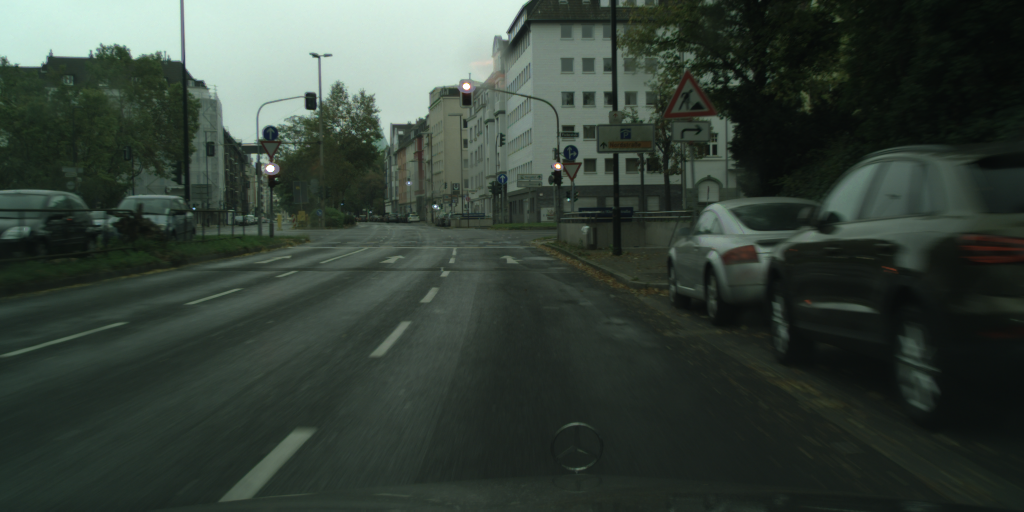
#> input picture part4 - integration - all parts/data/data_img/dusseldorf_000049_000024_leftImg8bit.png, 2048 x 1024 px (shown at 1/2 size); its folder holds only this picture in this run
$ python run_attention.py --image '../part4 - integration - all parts/data/data_img/dusseldorf_000049_000024_leftImg8bit.png' --dir '../part4 - integration - all parts/data/data_img'
#> lines starting #> are read from the running program, lines starting #| are printed output that depends on the picture; after the words box and inside, x2 and y2 are one past the last pixel; in counts of white or black regions, pixels touching at a corner belong together
#> in test_find_tfl_lights, image is the input picture: shape (1024, 2048, 3); mean R, G, B 53.7, 64.6, 56.4
try:
    print("Elementary imports: ")
    import os
    import json
    import glob
    import argparse

    print("numpy/scipy imports:")
    import numpy as np
    from scipy import signal as sg
    import scipy.ndimage as ndimage
    from scipy.ndimage.filters import maximum_filter

    print("PIL imports:")
    from PIL import Image

    print("matplotlib imports:")
    import matplotlib.pyplot as plt
except ImportError:
    print("Need to fix the installation")
    raise

print("All imports okay. Yay!")


def find_tfl_lights(c_image: np.ndarray, **kwargs):
    """
    Detect candidates for TFL lights. Use c_image, kwargs and you imagination to implement
    :param c_image: The image itself as np.uint8, shape of (H, W, 3)
    :param kwargs: Whatever config you want to pass in here
    :return: 4-tuple of x_red, y_red, x_green, y_green
    """
    # x = np.arange(-100, 100, 20) + c_image.shape[1] / 2
    # y_red = [c_image.shape[0] / 2 - 120] * len(x)
    # y_green = [c_image.shape[0] / 2 - 100] * len(x)

    filter_kernel = np.array([[-1, -1, -1, -1, -1], [-1, 8, 8, 8, -1], [-1, 8, 8, 8, -1], [-1, 8, 8, 8, -1], [-1, -1, -1, -1, -1]])/9.
    img_copy = c_image[:, :, 0]#255.
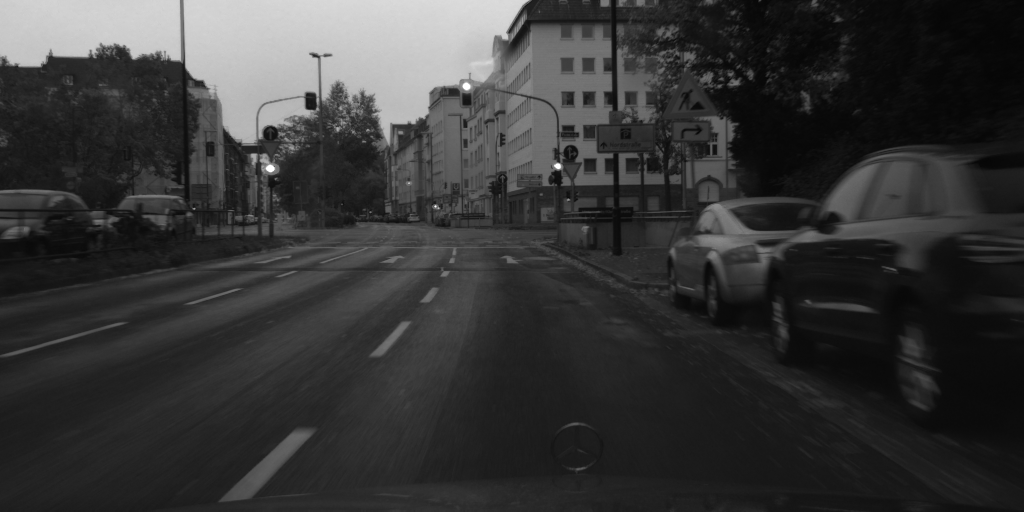
#> img_copy: shape (1024, 2048) (shown at 1/2 size); min 0, max 255, mean 53.7
    res = sg.convolve2d(img_copy, filter_kernel, mode='same', boundary='fill', fillvalue=0)
    filtered = maximum_filter(res, size=50)
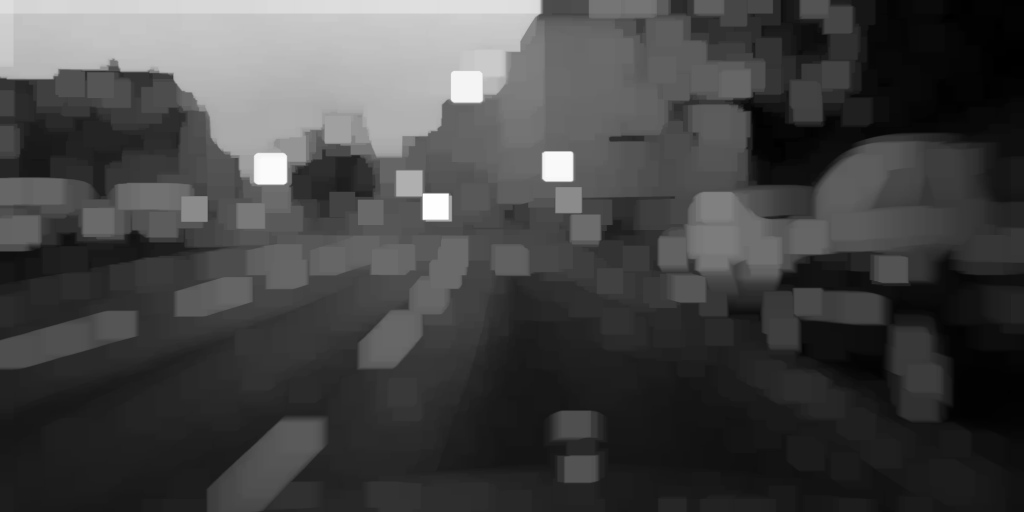
#> filtered: shape (1024, 2048) float64 (shown at 1/2 size); min 59.89, max 1686.8, mean 499.4; drawn with min black and max white
    filtered_again = c_image.copy()
    filtered_again[filtered > 700] = [0, 0, 1]
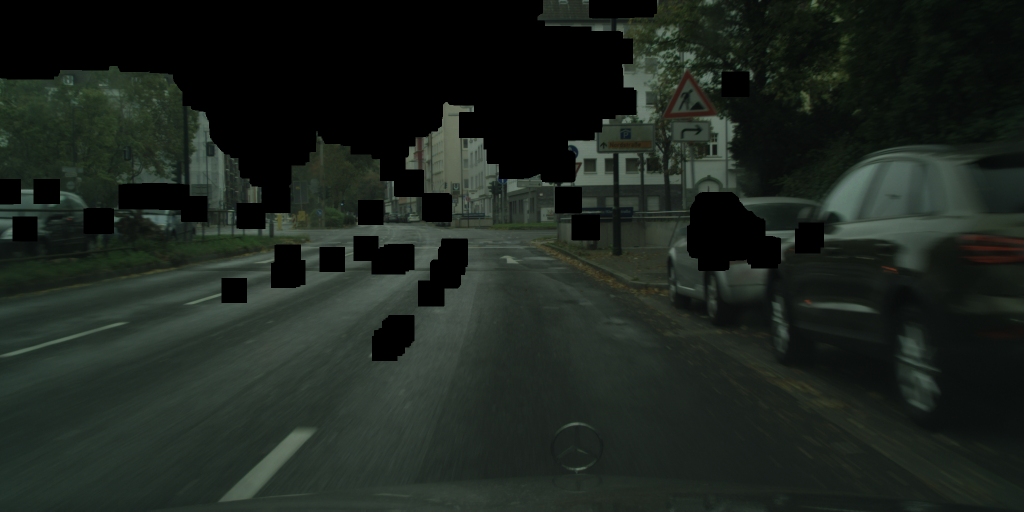
#> filtered_again: shape (1024, 2048, 3) (shown at 1/2 size); mean R, G, B 28.5, 35.8, 30
    new = np.argwhere(res == filtered)
#> new = 380 pairs, first value 1 to 1022, second value 1 to 2046
    # [5 lines of commented-out code are left out]
    new_x, new_y = new[:, 0], new[:, 1]
#> new_x = 380 values from 1 to 1022; new_y = 380 values, max 2046 at index 104, min 1 at index 0, mean 1019
    return new_x, new_y


def show_image_and_gt(image, objs, fig_num=None):
    plt.figure(fig_num).clf()
    plt.imshow(image)
    labels = set()
    if objs is not None:
        for o in objs:
            poly = np.array(o['polygon'])[list(np.arange(len(o['polygon']))) + [0]]
            plt.plot(poly[:, 0], poly[:, 1], 'r', label=o['label'])
            labels.add(o['label'])
        if len(labels) > 1:
            plt.legend()


def test_find_tfl_lights(image_path, json_path=None, fig_num=None):
    """
    Run the attention code
    """
    image = np.array(Image.open(image_path))
    img_copy = image.copy()
    if json_path is None:
        objects = None
    else:
        gt_data = json.load(open(json_path))
        what = ['traffic light']
        objects = [o for o in gt_data['objects'] if o['label'] in what]
    show_image_and_gt(image, objects, fig_num)


    new_x, new_y = find_tfl_lights(image, some_threshold=42)
#> new_x = 380 values from 1 to 1022
    plt.plot(new_y, new_x, 'ro', color='r', markersize=4)
    # plt.plot(green_x, green_y, 'ro', color='g', markersize=4)

def main(argv=None):
    """It's nice to have a standalone tester for the algorithm.
    Consider looping over some images from here, so you can manually exmine the results
    Keep this functionality even after you have all system running, because you sometime want to debug/improve a module
    :param argv: In case you want to programmatically run this"""
    parser = argparse.ArgumentParser("Test TFL attention mechanism")
    parser.add_argument('-i', '--image', type=str, help='Path to an image')
    parser.add_argument("-j", "--json", type=str, help="Path to json GT for comparison")
    parser.add_argument('-d', '--dir', type=str, help='Directory to scan images in')
    args = parser.parse_args(argv)
    default_base = '../../data'
    if args.dir is None:
        args.dir = default_base
    flist = glob.glob(os.path.join(args.dir, '*_leftImg8bit.png'))
    for image in flist:
        json_fn = image.replace('_leftImg8bit.png', '_gtFine_polygons.json')
        if not os.path.exists(json_fn):
            json_fn = None
        #test_find_tfl_lights(image, json_fn)
        test_find_tfl_lights(image)
    if len(flist):
        print("You should now see some images, with the ground truth marked on them. Close all to quit.")
    else:
        print("Bad configuration?? Didn't find any picture to show")
    plt.show(block=True)
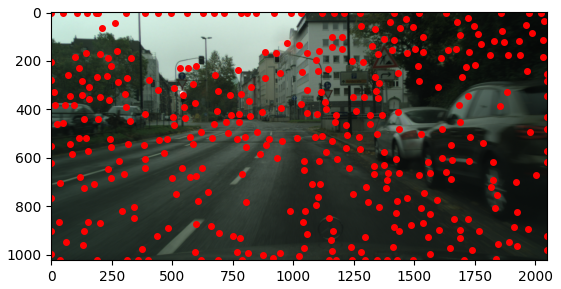
#> figure drawn by matplotlib, 1 panel


if __name__ == '__main__':
    main()

$ run again, on part4 - integration - all parts/data/data_img/dusseldorf_000049_000026_leftImg8bit.png
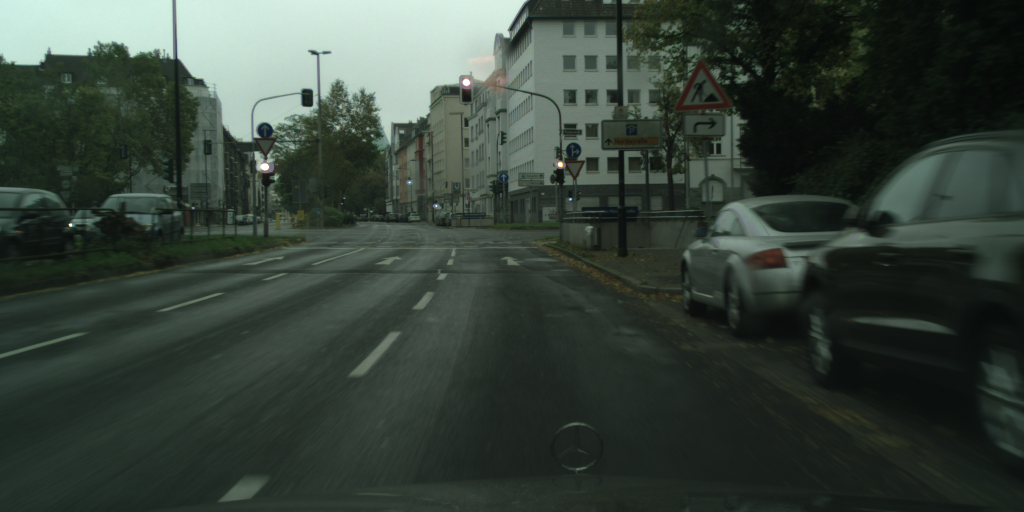
#> input picture part4 - integration - all parts/data/data_img/dusseldorf_000049_000026_leftImg8bit.png, 2048 x 1024 px (shown at 1/2 size)
#> in test_find_tfl_lights, image is the input picture: shape (1024, 2048, 3); mean R, G, B 54.2, 65.4, 57.1
#> in find_tfl_lights, `filtered_again[filtered > 700] = [0, 0, 1]`:
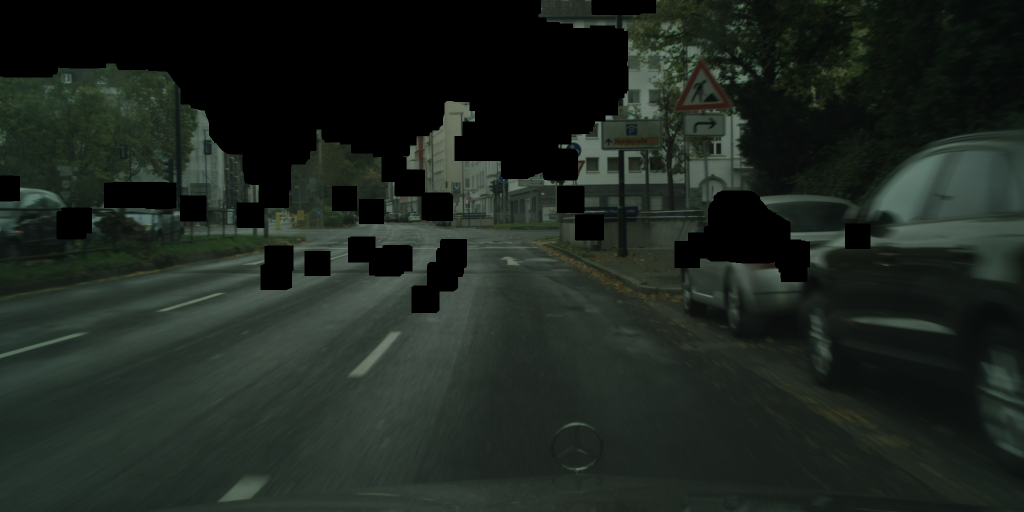
#> filtered_again: shape (1024, 2048, 3) (shown at 1/2 size); 19.8% of pixels changed, all inside (x1, y1, x2, y2) = (0, 0, 1741, 626)
#> new = 374 pairs, first value 1 to 1022, second value 1 to 2046
#> in find_tfl_lights, `new_x, new_y = new[:, 0], new[:, 1]`: new_x = 374 values from 1 to 1022; new_y = 374 values, max 2046 at index 57, min 1 at index 0, mean 1016.9
#> in test_find_tfl_lights, `new_x, new_y = find_tfl_lights(image, some_threshold=42)`: new_x = 374 values from 1 to 1022
#> in main, `plt.show(block=True)`:
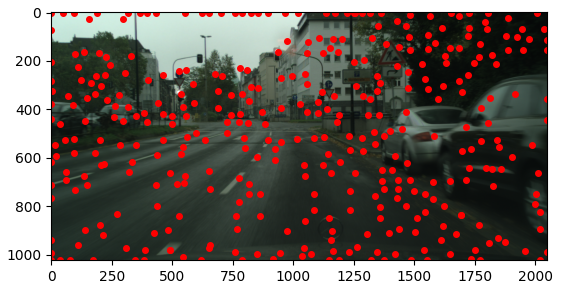
#> figure drawn by matplotlib, 1 panel
